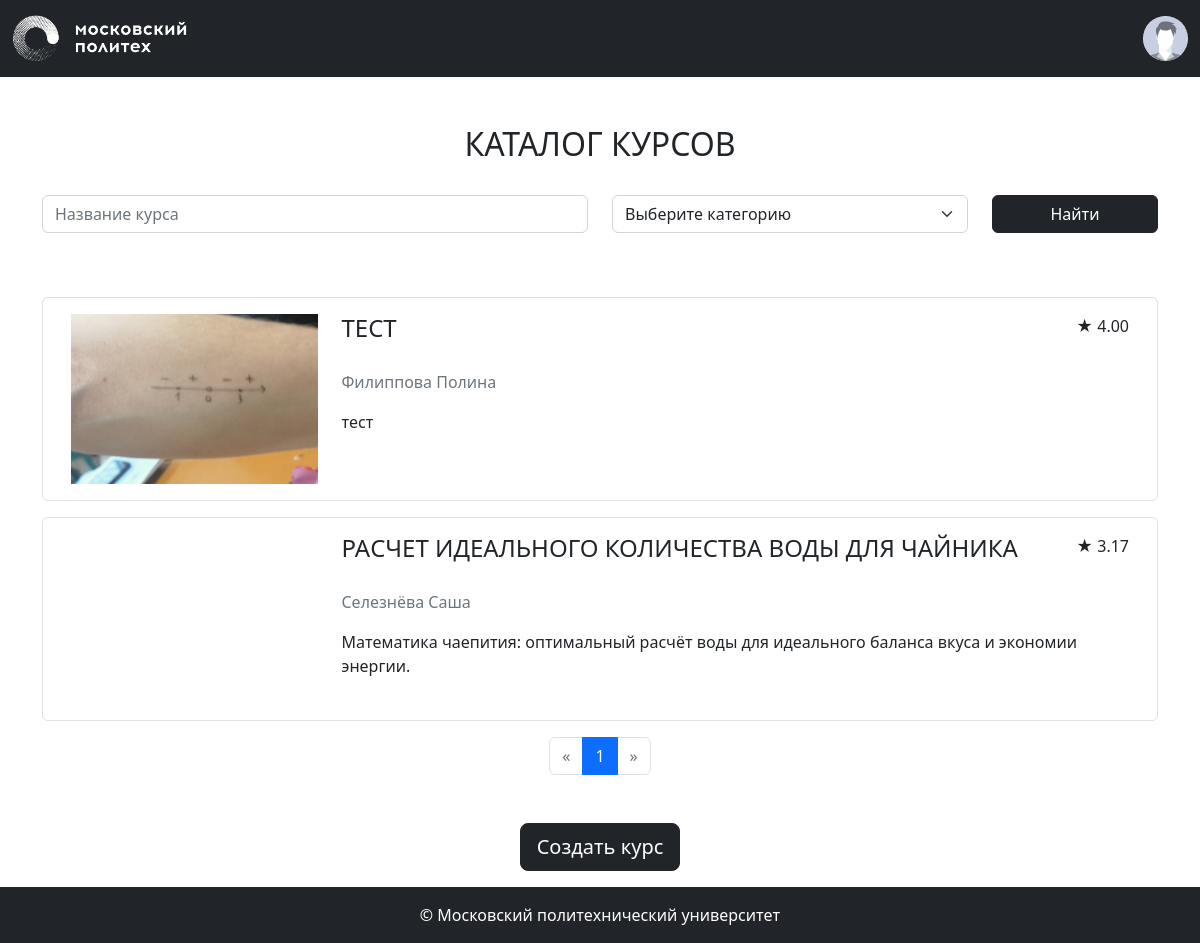
The page /courses/ (signed in) on the database its author committed.
### app/models.py (models this page shows, shortened)
class Base(DeclarativeBase):
  metadata = MetaData(naming_convention={
        "ix": 'ix_%(column_0_label)s',
        "uq": "uq_%(table_name)s_%(column_0_name)s",
        "ck": "ck_%(table_name)s_%(constraint_name)s",
        "fk": "fk_%(table_name)s_%(column_0_name)s_%(referred_table_name)s",
        "pk": "pk_%(table_name)s"
    })

class Course(Base):
    __tablename__ = 'courses'
    id: Mapped[int] = mapped_column(primary_key=True)
    name: Mapped[str] = mapped_column(String(100))
    short_desc: Mapped[str] = mapped_column(Text)
    full_desc: Mapped[str] = mapped_column(Text)
    rating_sum: Mapped[int] = mapped_column(default=0)
    rating_num: Mapped[int] = mapped_column(default=0)
    category_id: Mapped[int] = mapped_column(ForeignKey("categories.id"))
    author_id: Mapped[int] = mapped_column(ForeignKey("users.id"))
    background_image_id: Mapped[str] = mapped_column(ForeignKey("images.id"))
    created_at: Mapped[datetime] = mapped_column(default=datetime.now)
    author: Mapped["User"] = relationship()
    category: Mapped["Category"] = relationship(lazy=False)
    bg_image: Mapped["Image"] = relationship()
    reviews: Mapped[list["Review"]] = relationship(back_populates="course")
    @property
    def rating(self):
        if self.rating_num > 0:
            return self.rating_sum / self.rating_num
        return 0

class User(Base, UserMixin):
    __tablename__ = 'users'
    id: Mapped[int] = mapped_column(primary_key=True)
    first_name: Mapped[str] = mapped_column(String(100))
    last_name: Mapped[str] = mapped_column(String(100))
    middle_name: Mapped[Optional[str]] = mapped_column(String(100))
    login: Mapped[str] = mapped_column(String(100), unique=True)
    password_hash: Mapped[str] = mapped_column(String(200))
    created_at: Mapped[datetime] = mapped_column(default=datetime.now)
    @property
    def full_name(self):
        return ' '.join([self.last_name, self.first_name, self.middle_name or ''])

### app/courses.py (the view)
@bp.route('/')
def index():
    pagination = course_repository.get_pagination_info(**search_params())
    courses = course_repository.get_all_courses(pagination=pagination)
    categories = category_repository.get_all_categories()
    return render_template('courses/index.html',
                           courses=courses,
                           categories=categories,
                           pagination=pagination,
                           search_params=search_params())

### app/auth.py (called while the page is built)
def load_user(user_id):
    return user_repository.get_user_by_id(user_id)

### app/courses.py (called while the page is built)
def search_params():
    return {
        'name': request.args.get('name'),
        'category_ids': [x for x in request.args.getlist('category_ids') if x],
    }

### app/repositories/category_repository.py (called while the page is built)
    def get_all_categories(self):
        return self.db.session.execute(self.db.select(Category)).scalars()

### app/repositories/course_repository.py (called while the page is built)
    def _all_query(self, name, category_ids):
        query = self.db.select(Course)
        if name:
            query = query.filter(Course.name.ilike(f'%{name}%'))
        if category_ids:
            query = query.filter(Course.category_id.in_(category_ids))
        return query

    def get_pagination_info(self, name=None, category_ids=None):
        query = self._all_query(name, category_ids)
        return self.db.paginate(query)

    def get_all_courses(self, name=None, category_ids=None, pagination=None):
        if pagination is not None:
            return pagination.items
        return self.db.session.execute(self._all_query(name, category_ids)).scalars()

### app/repositories/user_repository.py (called while the page is built)
    def get_user_by_id(self, user_id):
        return self.db.session.execute(self.db.select(User).filter_by(id=user_id)).scalar()

### app/templates/courses/index.html (shortened to what this page needs)
{% extends 'base.html' %}
{% from 'pagination.html' import render_pagination %}
{% block content %}
<div class="container">
    <div class="my-5">
        <h2 class="mb-3 text-center text-uppercase font-weight-bold">Каталог курсов</h2>
        <form class="mb-5 mt-3 row align-items-center">
            <div class="col-md-6 my-3">
                <input autocomplete="off" type="text" class="form-control" id="course-name" name="name" value="{{ request.args.get('name') or '' }}" placeholder="Название курса">
            </div>
            <div class="col-md-4 my-3">
                <select class="form-select" id="course-category" name="category_ids" title="Категория курса">
                    <option value="">Выберите категорию</option>
                </select>
            </div>
            <div class="col-md-2 my-3 align-self-end">
                <button type="submit" class="btn btn-dark w-100 mt-auto">Найти</button>
            </div>
        </form>
    </div>
    <div class="courses-list container-fluid mt-3 mb-3">
        {% for course in courses %}
            <div class="row p-3 border rounded mb-3" data-url="{{ url_for('courses.show', course_id=course.id) }}">
                <div class="col-md-3 mb-3 mb-md-0 d-flex align-items-center justify-content-center">
                    <div class="course-logo" style="background-image: url({{ url_for('main.image', image_id=course.background_image_id) }});">
                    </div>
                </div>
                <div class="col-md-9 align-items-center">
                    <div class="d-flex">
                        <h4 class="text-uppercase">{{ course.name }}</h4>
                        <p class="ms-auto rating">
                            <span>★</span> <span>{{ "%.2f" | format(course.rating) }}</span>
                        </p>
                    </div>
                    <p class="text-muted my-3">{{ course.author.full_name }}</p>
                    <p>{{ course.short_desc | truncate(200) }}</p>
                </div>
            </div>
        {% endfor %}
    </div>
    <div class="mb-5">
        {{ render_pagination(pagination, request.endpoint, search_params) }}
    </div>
    {% if current_user.is_authenticated %}
        <div class="text-center my-3">
            <a class="btn btn-lg btn-dark" href="{{ url_for('courses.new') }}">Создать курс</a>
        </div>
    {% endif %}
</div>
{% endblock %}

### app/templates/base.html (shortened to what this page needs)
<!doctype html>
<html lang="ru" class="h-100">
<head>
    <link href="https://cdn.jsdelivr.net/npm/bootstrap@5.2.0-beta1/dist/css/bootstrap.min.css" rel="stylesheet"
>
    <link rel="stylesheet" href="{{ url_for('static', filename='styles.css') }}">
</head>
<body class="d-flex flex-column h-100">
    <header>
        <nav class="navbar navbar-dark bg-dark">
            <div class="container-fluid">
                <div class="logo navbar-brand">
                    <a href="{{ url_for('main.index') }}">
                        <img class="img-fluid" src="{{ url_for('static', filename='images/polytech_logo.png') }}" alt="polytech-logo">
                    </a>
                </div>
                {% if current_user.is_authenticated %}
                    <div class="dropdown d-flex" style="width: 200px;">
                        <div class="profile ms-auto" title="{{ current_user.full_name }}" id="dropdownMenuButton" data-bs-toggle="dropdown"
                            aria-haspopup="true" aria-expanded="false">
                            <img class="img-fluid rounded-circle cursor-pointer"
                                src="{{ url_for('static', filename='images/default-profile-picture-300x300.jpeg') }}" alt="profile-pic">
                        </div>
                    </div>
                {% else %}
                    <a class="btn btn-outline-light" href="{{ url_for('auth.login') }}">Войти</a>
                {% endif %}
            </div>
        </nav>
    </header>
    <main class="main flex-grow-1">
       {% block content %}
       {% endblock %}
    </main>
    <footer class="bg-dark text-white d-flex align-items-center justify-content-center py-3">
        &copy; Московский политехнический университет
    </footer>
</body>
</html>

### app/templates/pagination.html
{% macro render_pagination(pagination, endpoint, params={}) %}
    {% set per_page = pagination.per_page %}
    <nav>
        <ul class="pagination justify-content-center">
            <li class="page-item {% if not pagination.has_prev %}disabled{% endif %}">
                <a class="page-link" href="{{ url_for(endpoint, page=(pagination.page - 1), per_page=per_page, **params) if pagination.has_prev else '#' }}" aria-label="Previous">
                    <span aria-hidden="true">&laquo;</span>
                </a>
            </li>
            {%- for page in pagination.iter_pages() %}
                {% if page %}
                    <li class="page-item {% if page == pagination.page %}active{% endif %}">
                        <a class="page-link" href="{{ url_for(endpoint, page=page, per_page=per_page, **params) }}">
                            {{ page }}
                        </a>
                    </li>
                {% endif %}
            {%- endfor %}
            <li class="page-item {% if not pagination.has_next %}disabled{% endif %}">
                <a class="page-link" href="{{ url_for(endpoint, page=(pagination.page + 1), per_page=per_page, **params) if pagination.has_next else '#' }}" aria-label="Next">
                    <span aria-hidden="true">&raquo;</span>
                </a>
            </li>
        </ul>
    </nav>
{% endmacro %}

### app/static/styles.css (style rules this page uses)
.logo { max-width: 175px; }
.profile { max-width: 45px; }
.course-logo { min-width: 170px; width: 100%; height: 170px; background-repeat: no-repeat; background-position: center; background-size: cover; }

### rows shown on the page
Course: background_image (picture), name "ТЕСТ", rating "4.00", author.full_name "Филиппова Полина", short_desc "тест"
Course: name "РАСЧЕТ ИДЕАЛЬНОГО КОЛИЧЕСТВА ВОДЫ ДЛЯ ЧАЙНИКА", rating "3.17", author.full_name "Селезнёва Саша", short_desc "Математика чаепития: оптимальный расчёт воды для идеального баланса вкуса и экономии энергии."

### other values the page prints
{{ page }} "1"
